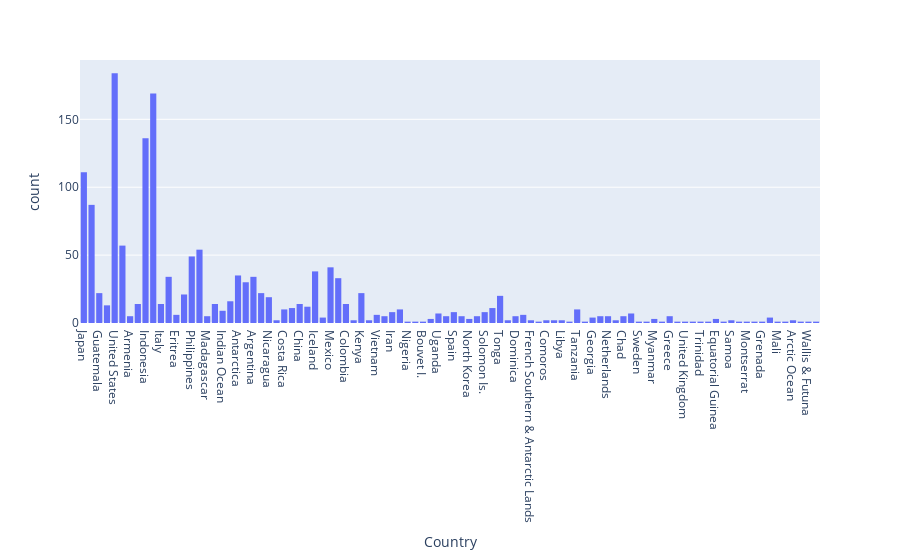

This figure's notebook cell:
### Code cell
fig = px.histogram(df, x="Country")
fig.show()

### Figure 1 — Plotly figure (JSON) as saved in the notebook; plotly's stock layout.template omitted (floating-point values rounded to 4 significant figures; data arrays with more than 128 entries replaced by an {"elided": "..."} marker saying what was removed)
{"data": [{"alignmentgroup": "True", "bingroup": "x", "hovertemplate": "Country=%{x}<br>count=%{y}<extra></extra>", "legendgroup": "", "marker": {"color": "#636efa", "pattern": {"shape": ""}}, "name": "", "offsetgroup": "", "orientation": "v", "showlegend": false, "type": "histogram", "x": {"elided": "1571 str values"}, "xaxis": "x", "yaxis": "y"}], "layout": {"barmode": "relative", "legend": {"tracegroupgap": 0}, "margin": {"t": 60}, "xaxis": {"anchor": "y", "domain": [0, 1], "title": {"text": "Country"}}, "yaxis": {"anchor": "x", "domain": [0, 1], "title": {"text": "count"}}}}
